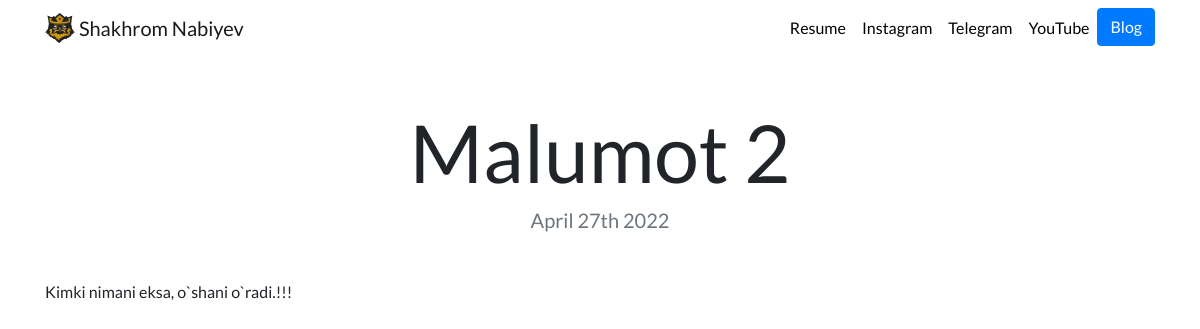
The app's page /blog/2/ with its own data.
### blog/models.py (models this page shows, shortened)
class Blog(models.Model):
    title = models.CharField(max_length=200)
    description = models.TextField()
    date = models.DateField()

### blog/views.py (the view)
# urls.py: path('<int:blog_id>/', views.detail, name='detail'),
def detail(request, blog_id):
    blog = get_object_or_404(Blog, pk=blog_id)
    return render(request, 'blog/detail.html',{'blog':blog})

### blog/templates/blog/detail.html
{% extends "portfolio/base.html" %}
{% load static %}
{% block content %}
<h1 class="text-center mt-5" id="blogdetailtitle">{{ blog.title }}</h1>
<h5 class="text-center text-muted mb-5">{{ blog.date|date:'F jS Y' }}</h5>
{{ blog.description|safe }}
{% endblock %}

### portfolio/static/portfolio/custom.css (style rules this page uses)
body { font-family: 'Lato', sans-serif; }
@media (min-width: 992px) { #blogdetailtitle { font-size: 5rem; } }

### records on screen
Blog: title "Malumot 2", date "April 27th 2022", description "Kimki nimani eksa, o`shani o`radi.!!!"
